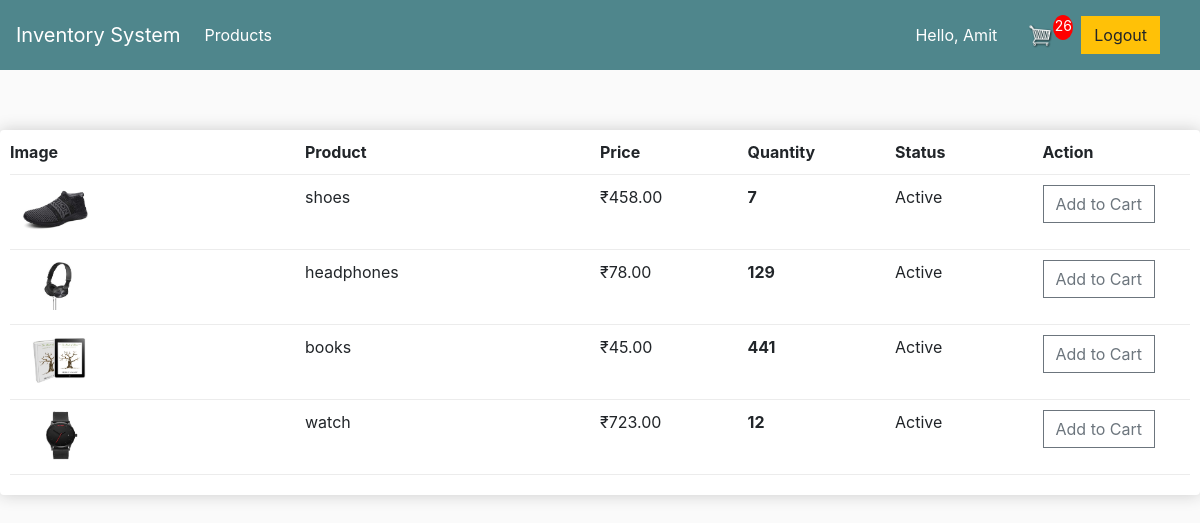
Page /product/productList/ (signed in) on the committed database.
### account/models.py (models this page shows, shortened)
class CustomUser(AbstractBaseUser):
    email = models.EmailField(max_length=100, verbose_name='email', unique=True)
    name = models.CharField(max_length=100)
    date_joined = models.DateTimeField(verbose_name='date joined', auto_now_add=True)
    last_login = models.DateTimeField(verbose_name='last login', auto_now=True)
    is_admin = models.BooleanField(default=False)
    is_active = models.BooleanField(default=True)
    is_staff = models.BooleanField(default=False)
    is_superuser = models.BooleanField(default=False)
    objects = CustomUserManager()
    USERNAME_FIELD = 'email'
    REQUIRED_FIELDS = ['name']
    def __str__(self):
        return self.email

### product/models.py (models this page shows, shortened)
class ProductInformation(models.Model):
    product_name = models.CharField(max_length=100)
    price = models.FloatField(default=0)
    quantity = models.IntegerField(default=0)
    status = models.BooleanField(default=True)
    product_image = models.ImageField(null=True, blank=True)
    @property
    def imageURL(self):
        try:
            url = self.product_image.url
        except:
            url = ''
        return url
    @property
    def get_remaining(self):
        productquants = self.cartitem_set.all()
        remaining = sum([item.remaining_quantity_in_inventory for item in productquants])
        return remaining

class CartItem(models.Model):
    product = models.ForeignKey(ProductInformation, on_delete=models.SET_NULL, null=True)
    cart = models.ForeignKey(Cart, on_delete=models.SET_NULL, null=True)
    quantity = models.IntegerField(default=0, null=True, blank=True)
    date_added = models.DateTimeField(auto_now_add=True)
    @property
    def remaining_quantity_in_inventory(self):
        remaining_quantity = self.product.quantity - self.quantity
        return remaining_quantity

### product/views.py (the view)
# urls.py: path('productList/', views.ProductListView.as_view(), name="productList"),
class ProductListView(LoginRequiredMixin, ListView):
    model = ProductInformation
    template_name = 'product/product_list.html'
    def get(self, request, *args, **kwargs):
        context = {}
        quantities = ProductInformation.objects.all()
        context['object_list'] = quantities
        customer = request.user
        cart, created = Cart.objects.get_or_create(customer=customer)
        cartItems = cart.get_cart_items
        context['cartItems'] = cartItems
        return render(request, self.template_name, context=context)

### product/models.py (called while the page is built)
    @property
    def get_cart_items(self):
        cartitems = self.cartitem_set.all()
        total = sum([item.quantity for item in cartitems])
        return total

### product/templates/product/product_list.html
{% extends 'base.html' %}
{% load static %}
	{% block content %}
		{% if user.is_superuser %}
			<div class="row">
				<div class="col-lg-12">
				<br>
				<div class="box-element">
					<div class="cart-row">
						<div style="flex:2"><strong>Image</strong></div>
						<div style="flex:2"><strong>Product</strong></div>
						<div style="flex:1"><strong>Price</strong></div>
						<div style="flex:1"><strong>Quantity</strong></div>
						<div style="flex:1"><strong>Status</strong></div>
						<div style="flex:1"><strong>Action</strong></div>
					</div>
					{% for item in object_list %}
					<div class="cart-row">
						<div style="flex:2"><img class="row-image" src="{{item.imageURL}}" width="50" height="50"
							onerror="this.src='{% static '/images/noimage.jpg' %}'"></div>
						<div style="flex:2"><p>{{item.product_name}}</p></div>
						<div style="flex:1"><p>₹{{item.price|floatformat:2}}</p></div>
						<div style="flex:1">
							<p class="quantity">{{item.get_remaining}}</p>
						</div>
						<div style="flex:1"><p>
							{% if item.status == True and item.get_remaining > 0 %}
								Active
							{% else %}
								Inactive
							{% endif %}
						</p></div>
						<div style="flex:1">
							<p>
								<a href="{% url 'product:update' pk=item.pk %}">
										<button class="btn btn-outline-info">
											Edit
										</button>
									</a>
									<a href="{% url 'product:delete' pk=item.pk %}">
										<button class="btn btn-danger">
											Delete
										</button>
									</a>
							</p>
						</div>
				</div>
				{% endfor %}
			</div>
		</div>
	</div>
		{% else %}
			<div class="row">
			<div class="col-lg-12">
			<br>
			<div class="box-element">
				<div class="cart-row">
					<div style="flex:2"><strong>Image</strong></div>
					<div style="flex:2"><strong>Product</strong></div>
					<div style="flex:1"><strong>Price</strong></div>
					<div style="flex:1"><strong>Quantity</strong></div>
					<div style="flex:1"><strong>Status</strong></div>
					<div style="flex:1"><strong>Action</strong></div>
				</div>
				{% for item in object_list %}
				<div class="cart-row">
					<div style="flex:2"><img class="row-image" src="{{item.imageURL}}" width="50" height="50"
						onerror="this.src='{% static '/images/noimage.jpg' %}'"></div>
					<div style="flex:2"><p>{{item.product_name}}</p></div>
					<div style="flex:1"><p>₹{{item.price|floatformat:2}}</p></div>
					<div style="flex:1">
						<p class="quantity">{{item.get_remaining}}</p>
					</div>
					<div style="flex:1"><p>
						{% if item.status == True and item.get_remaining > 0 %}
							Active
						{% else %}
							Inactive
						{% endif %}
					</p></div>
					<div style="flex:1">
						<p>
                        	<button data-product="{{item.id}}" data-action="add" class="btn btn-outline-secondary add-btn update-cart">Add to Cart</button>
                    	</p>
					</div>
				</div>
				{% endfor %}
			</div>
		</div>
	</div>
		{% endif %}
{% endblock %}

### templates/base.html (shortened to what this page needs)
<!doctype html>
{% load static %}
<html lang="en">
  <head>
    <link rel="stylesheet" href="https://stackpath.bootstrapcdn.com/bootstrap/4.3.1/css/bootstrap.min.css"
>
    <link href="{% static '/css/navbar-top-fixed.css' %}" rel="stylesheet">
    <link rel="stylesheet" type="text/css" href="{% static '/css/util.css' %}">
	<link rel="stylesheet" type="text/css" href="{% static '/css/main.css' %}">
  </head>
  <body>
    <nav class="navbar navbar-expand-md navbar-dark fixed-top bg-dark">
      <a class="navbar-brand" href="#">Inventory System</a>
        {% if request.user.is_authenticated and user.is_superuser %}
        <div class="collapse navbar-collapse" id="navbarCollapse">
          <ul class="navbar-nav mr-auto">
            <li class="nav-item active">
              <a class="nav-link" href="{% url 'product:productList' %}">Products <span class="sr-only">(current)</span></a>
            </li>
            <li class="nav-item active">
              <a class="nav-link" href="{% url 'product:create' %}">Add Product</a>
            </li>
        </ul>
          <ul class="navbar-nav my-2 my-md-0 mr-md-3">
              <li>
                <p class="m-auto" style="color:white;">Hello, {{request.user.name}}</p>
              </li>
          </ul>
          <ul class="navbar-nav my-2 my-md-0 mr-md-3">
            <li class="nav-item active">
              <a class="nav-link" href="{% url 'account:logout' %}">
                  <button class="btn btn-warning my-2 my-sm-0" type="submit">Logout</button>
              </a>
            </li>
        </ul>
          {% elif request.user.is_authenticated and not user.is_superuser %}
        <div class="collapse navbar-collapse" id="navbarCollapse1">
          <ul class="navbar-nav mr-auto">
            <li class="nav-item active">
              <a class="nav-link" href="{% url 'product:productList' %}">Products <span class="sr-only">(current)</span></a>
            </li>
        </ul>
          <ul class="navbar-nav my-2 my-md-0 mr-md-3">
              <li>
                <p class="m-auto" style="color:white;">Hello, {{request.user.name}}</p>
              </li>
          </ul>
          <div class="form-inline my-2 my-lg-0">
              <a href="{% url 'product:cart' %}">
                  <img  id="cart-icon" src="{% static 'images/cart.png' %}">
              </a>
              <p id="cart-total">{{cartItems}}</p>
          </div>
          <ul class="navbar-nav my-2 my-md-0 mr-md-3">
            <li class="nav-item active">
              <a class="nav-link" href="{% url 'account:logout' %}">
                  <button class="btn btn-warning my-2 my-sm-0" type="submit">Logout</button>
              </a>
            </li>
          </ul>
        {% endif %}
    </nav><br/>
    {% block content %}
    {% endblock %}
  </body>
</html>

### static/css/navbar-top-fixed.css (style rules this page uses)
body { min-height: 75rem; padding-top: 4.5rem; }

### static/css/main.css (style rules this page uses)
body { background-color: hsl(0, 0%, 98%); }
.box-element { box-shadow:hsl(0, 0%, 80%) 0 0 16px; background-color: #fff; border-radius: 4px; padding: 10px; }
.bg-dark { background-color: #4f868c!important; }
#cart-icon { width:25px; display: inline-block; margin-left: 15px; }
#cart-total { display: block; text-align: center; color:#fff; background-color: red; width: 20px; height: 25px; border-radius: 50%; font-size: 14px; }
.col-lg-4, .col-lg-6, .col-lg-8, .col-lg-12 { margin-top: 10px; }
.btn { border-radius: 0; }
.row-image { width: 100px; }
.cart-row { display: flex; align-items: flex-stretch; padding-bottom: 10px; margin-bottom: 10px; border-bottom: 1px solid #ececec; }
.quantity { display: inline-block; font-weight: 700; padding-right:10px; }

### rows in the picture
CustomUser: user.name "Amit"
ProductInformation: imageURL (picture), product_name "shoes", price "458.00", get_remaining "7", status "Active"
ProductInformation: imageURL (picture), product_name "headphones", price "78.00", get_remaining "129", status "Active"
ProductInformation: imageURL (picture), product_name "books", price "45.00", get_remaining "441", status "Active"
ProductInformation: imageURL (picture), product_name "watch", price "723.00", get_remaining "12", status "Active"

### other values in the picture
{{ cartItems }} "26"
